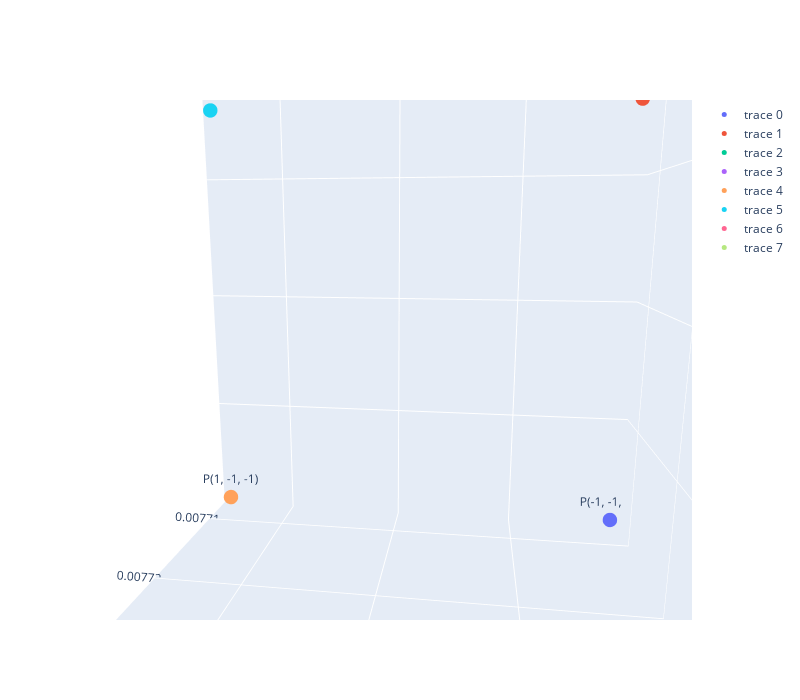

The cell this chart's notebook holds for it:
### Code cell
import plotly.express as px
import pandas as pd

# Load sample data (e.g., the Iris dataset)
# df = px.data.iris() 

df_subset = df_out[['x','y','z']].loc[test1_ls]
test1_invdict = {}
for k,v in test1_dict.items():
    test1_invdict[v] = k



import plotly.graph_objects as go

fig = go.Figure()

for i in range(len(df_subset)):
    fig.add_trace(go.Scatter3d(
        x=[df_subset['x'].iloc[i]],
        y=[df_subset['y'].iloc[i]],
        z=[df_subset['z'].iloc[i]],
        mode='markers+text',
        text=[f"P{test1_invdict[df_subset.index[i]]}"],   # label (change as needed)
        textposition='top center',
        marker=dict(size=5)
    ))

fig.update_layout(
    scene=dict(
        xaxis_title='X',
        yaxis_title='Y',
        zaxis_title='Z'
    ),
    width=800,
    height=700
)

fig.show()

### Figure 1 — Plotly figure (JSON) as saved in the notebook; plotly's stock layout.template omitted (floating-point values rounded to 4 significant figures)
{"data": [{"marker": {"size": 5}, "mode": "markers+text", "text": ["P(-1, -1, -1)"], "textposition": "top center", "type": "scatter3d", "x": [0.06629], "y": [0.007708], "z": [5.127e-05]}, {"marker": {"size": 5}, "mode": "markers+text", "text": ["P(-1, -1, 1)"], "textposition": "top center", "type": "scatter3d", "x": [0.06629], "y": [0.007708], "z": [8.545e-05]}, {"marker": {"size": 5}, "mode": "markers+text", "text": ["P(-1, 1, -1)"], "textposition": "top center", "type": "scatter3d", "x": [0.06629], "y": [0.007742], "z": [5.127e-05]}, {"marker": {"size": 5}, "mode": "markers+text", "text": ["P(-1, 1, 1)"], "textposition": "top center", "type": "scatter3d", "x": [0.06629], "y": [0.007742], "z": [8.545e-05]}, {"marker": {"size": 5}, "mode": "markers+text", "text": ["P(1, -1, -1)"], "textposition": "top center", "type": "scatter3d", "x": [0.06633], "y": [0.007708], "z": [5.127e-05]}, {"marker": {"size": 5}, "mode": "markers+text", "text": ["P(1, -1, 1)"], "textposition": "top center", "type": "scatter3d", "x": [0.06633], "y": [0.007708], "z": [8.545e-05]}, {"marker": {"size": 5}, "mode": "markers+text", "text": ["P(1, 1, -1)"], "textposition": "top center", "type": "scatter3d", "x": [0.06633], "y": [0.007742], "z": [5.127e-05]}, {"marker": {"size": 5}, "mode": "markers+text", "text": ["P(1, 1, 1)"], "textposition": "top center", "type": "scatter3d", "x": [0.06633], "y": [0.007742], "z": [8.545e-05]}], "layout": {"height": 700, "scene": {"aspectmode": "auto", "aspectratio": {"x": 1.0, "y": 1.0, "z": 1.0}, "camera": {"center": {"x": 0, "y": 0, "z": 0}, "eye": {"x": -0.1366, "y": 0.9735, "z": 0.2032}, "projection": {"type": "perspective"}, "up": {"x": 0, "y": 0, "z": 1}}, "xaxis": {"title": {"text": "X"}, "type": "linear"}, "yaxis": {"title": {"text": "Y"}, "type": "linear"}, "zaxis": {"title": {"text": "Z"}, "type": "linear"}}, "width": 800}}
